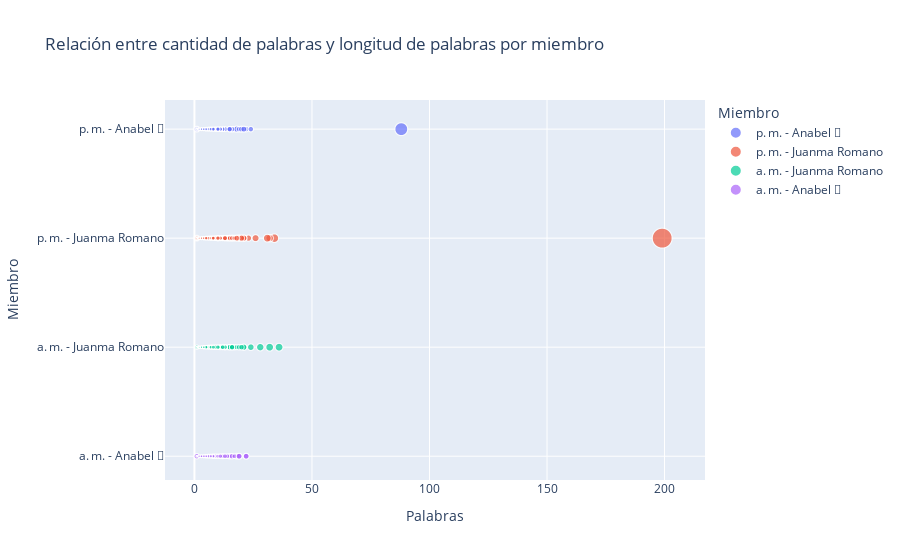

Notebook code for this chart:
### Markdown cell above
###  Show the number of words and letters per message for each member

### Code cell
# Separate messages (without multimedia) and multimedia (stickers, photos, videos)
options = [
    'imagen omitida', 
    'Video omitido', 
    'audio omitido', 
    'sticker omitido', 
    'Tarjeta de contacto omitida', 
    'Se eliminó este mensaje.', 
    'GIF omitido', 
    'Ubicación: https://maps.', 
    'ENCUESTA:', 
    'POOL:', 
    '<Media omitted>', 
    '<Multimedia omitido>', 
    '<This message was edited>', 
    '<Este mensaje fue editado>', 
    '<View once voice message omitted>', 
    '<Ver una vez omitido el mensaje de voz>', 
    'You deleted this message', 
    'Eliminaste este mensaje.', 
    'This message was deleted', 
    'Se eliminó este mensaje.'
]


multimedia_df = df[df['Mensaje'].isin(options)]
messages_df = df.drop(multimedia_df.index)

# Count the number of words and letters per message
messages_df['Letras'] = messages_df['Mensaje'].apply(lambda s : len(s))
messages_df['Palabras'] = messages_df['Mensaje'].apply(lambda s : len(s.split(' ')))
messages_df

fig_messages_data = px.scatter(
    messages_df, 
    x='Palabras', 
    y='Miembro', 
    size='Letras', 
    color='Miembro',  # Optional, to differentiate members by color
    hover_name='Miembro',  # Optional, to display the member's name when hovering over the bubble
    title='Relación entre cantidad de palabras y longitud de palabras por miembro'
)

fig_messages_data.write_image(get_save_path(save_path, f'{chat_name}-word-frecuency.png'))
fig_messages_data.show()

### Figure 1 — Plotly figure (JSON) as saved in the notebook; plotly's stock layout.template omitted (floating-point values rounded to 4 significant figures; data arrays with more than 128 entries replaced by an {"elided": "..."} marker saying what was removed)
{"data": [{"hovertemplate": "<b>%{hovertext}</b><br><br>Miembro=%{y}<br>Palabras=%{x}<br>Letras=%{marker.size}<extra></extra>", "hovertext": {"elided": "465 str values"}, "legendgroup": "p. m. - Anabel 🌷", "marker": {"color": "#636efa", "size": {"elided": "465 int values"}, "sizemode": "area", "sizeref": 2.8, "symbol": "circle"}, "mode": "markers", "name": "p. m. - Anabel 🌷", "showlegend": true, "type": "scattergl", "x": {"elided": "465 int values"}, "xaxis": "x", "y": {"elided": "465 str values"}, "yaxis": "y"}, {"hovertemplate": "<b>%{hovertext}</b><br><br>Miembro=%{y}<br>Palabras=%{x}<br>Letras=%{marker.size}<extra></extra>", "hovertext": {"elided": "661 str values"}, "legendgroup": "p. m. - Juanma Romano", "marker": {"color": "#EF553B", "size": {"elided": "661 int values"}, "sizemode": "area", "sizeref": 2.8, "symbol": "circle"}, "mode": "markers", "name": "p. m. - Juanma Romano", "showlegend": true, "type": "scattergl", "x": {"elided": "661 int values"}, "xaxis": "x", "y": {"elided": "661 str values"}, "yaxis": "y"}, {"hovertemplate": "<b>%{hovertext}</b><br><br>Miembro=%{y}<br>Palabras=%{x}<br>Letras=%{marker.size}<extra></extra>", "hovertext": {"elided": "358 str values"}, "legendgroup": "a. m. - Juanma Romano", "marker": {"color": "#00cc96", "size": {"elided": "358 int values"}, "sizemode": "area", "sizeref": 2.8, "symbol": "circle"}, "mode": "markers", "name": "a. m. - Juanma Romano", "showlegend": true, "type": "scattergl", "x": {"elided": "358 int values"}, "xaxis": "x", "y": {"elided": "358 str values"}, "yaxis": "y"}, {"hovertemplate": "<b>%{hovertext}</b><br><br>Miembro=%{y}<br>Palabras=%{x}<br>Letras=%{marker.size}<extra></extra>", "hovertext": {"elided": "337 str values"}, "legendgroup": "a. m. - Anabel 🌷", "marker": {"color": "#ab63fa", "size": {"elided": "337 int values"}, "sizemode": "area", "sizeref": 2.8, "symbol": "circle"}, "mode": "markers", "name": "a. m. - Anabel 🌷", "showlegend": true, "type": "scattergl", "x": {"elided": "337 int values"}, "xaxis": "x", "y": {"elided": "337 str values"}, "yaxis": "y"}], "layout": {"legend": {"itemsizing": "constant", "title": {"text": "Miembro"}, "tracegroupgap": 0}, "title": {"text": "Relación entre cantidad de palabras y longitud de palabras por miembro"}, "xaxis": {"anchor": "y", "domain": [0, 1], "title": {"text": "Palabras"}}, "yaxis": {"anchor": "x", "categoryarray": ["a. m. - Anabel 🌷", "a. m. - Juanma Romano", "p. m. - Juanma Romano", "p. m. - Anabel 🌷"], "categoryorder": "array", "domain": [0, 1], "title": {"text": "Miembro"}}}}
